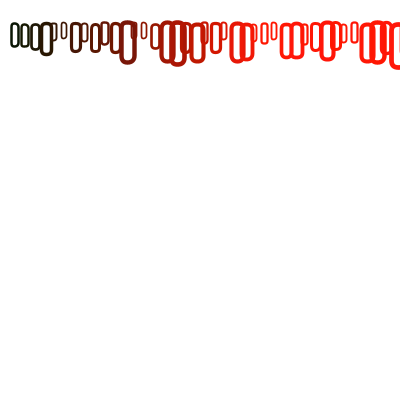
Frame 1 (no input)
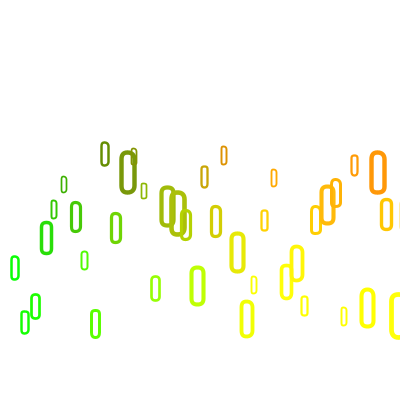
Frame 60 (the mouse pressed at the canvas centre just before this capture)
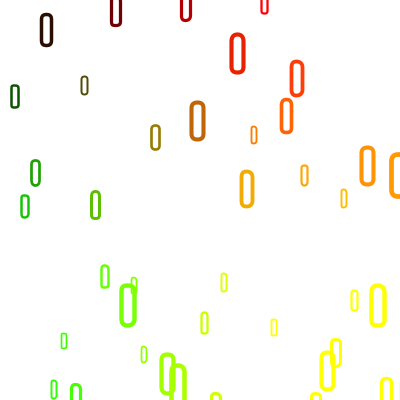
Frame 120 (the mouse held since frame 60 and released just before this capture)

The Processing sketch that drew these frames (run headless with seeded random() and noise(); from frame 60 on, the mouse is pressed at the canvas centre):

// Processing sketch: processing_115627
// ── processing_115627.pde

int numLines= 400;
Line[] lines = new Line[numLines];

void setup(){
  size(400,400);
  smooth();
  stroke(0);
  noFill();
  for (int i =1 ; i<lines.length;i+=10){
    float x = i+10;
    float y = random(2,5);
    float z = random(5,15);
    lines[i] = new Line(x,20,z,y);
  }
}

void draw(){
  noStroke();
  fill(255);
  rect(0,0,width,height);
  noFill();
  for (int i =1 ; i<lines.length;i+=10){
    lines[i].move();
    lines[i].display();
  }
}
class Line {
  float x, y;
  float diameter;
  float speed;

  Line(float xp, float yp, float dia, float sp) {
    x=xp;
    y=yp;
    diameter = dia;
    speed=sp;
  }

  void move() {
    y+=speed;
    if (y>height){
    y= y - (height+diameter);
    }
 
  }
  
  void display(){
    stroke(x,y,random(diameter));
    strokeWeight(diameter/3);
    rect(x,y,diameter,3*diameter,x);
  }
}
